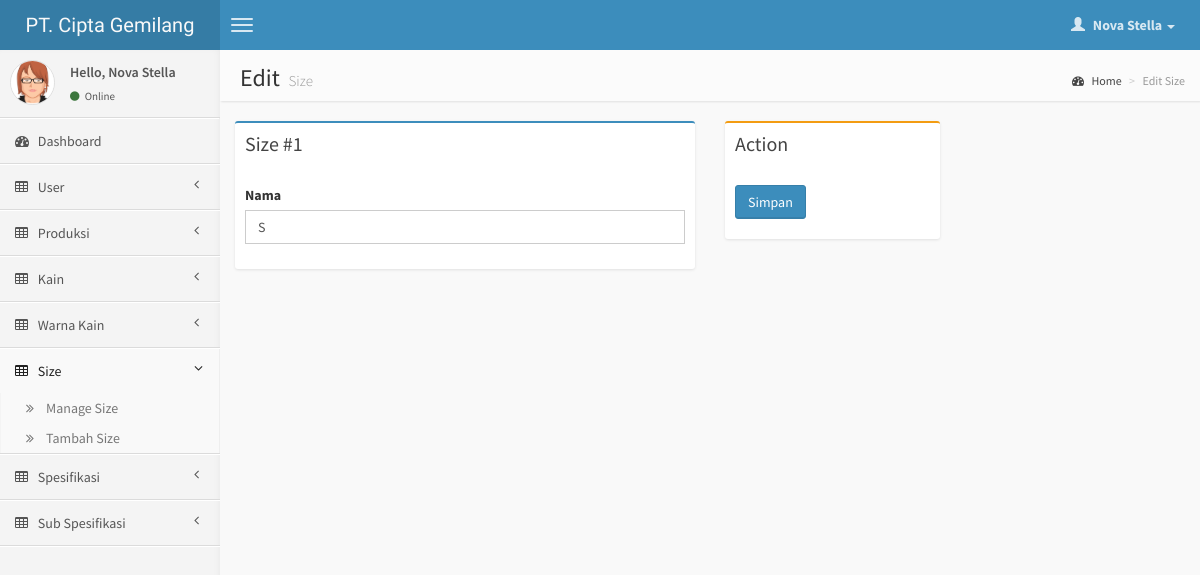
Screenshot of /page/size/edit.php?id=1 (signed in) with the database file from the repository.
### tables this page shows
CREATE TABLE IF NOT EXISTS `user` (
  `id_user` int(11) NOT NULL AUTO_INCREMENT,
  `nama` varchar(100) NOT NULL,
  `username` varchar(15) NOT NULL,
  `password` varchar(255) NOT NULL,
  `level` int(11) NOT NULL,
  `date_created` date NOT NULL,
  PRIMARY KEY (`id_user`)
);

CREATE TABLE IF NOT EXISTS `sizes` (
  `id_size` int(11) NOT NULL AUTO_INCREMENT,
  `size` varchar(50) NOT NULL,
  PRIMARY KEY (`id_size`)
);

### function.php (called while the page is built, shortened)
<?php
	function getUserInfo($field){
		if(isset($_SESSION['id_user'])){
			$q = mysql_query("select * from user where id_user='$_SESSION[id_user]'");
			$data = mysql_fetch_array($q);
			return $data[$field];
		}
		return false;
	}
?>

### page/size/edit.php (the view, shortened to what this page needs)
<?php $pageTitle = 'Edit Size'; $pageActive = 'size'; ?>
<?php include '../header.php'; ?>
<section class="content-header">
    <h1>
        Edit
        <small>Size</small>
    </h1>
    <ol class="breadcrumb">
        <li><a href="#"><i class="fa fa-dashboard"></i> Home</a></li>
        <li class="active">Edit Size</li>
    </ol>
</section>
<section class="content">
	<?php if(isset($_GET['id'])){ ?>
		<?php
			$id = $_GET['id'];
			$sql = mysql_query("SELECT * FROM sizes WHERE id_size=$id");
			$data = mysql_fetch_array($sql);
		?>
		<form role="form" action="proses_edit.php" method="post">
			<div class="row">
				<div class="col-md-6">
					<div class="box box-primary">
						<div class="box-header">
							<h3 class="box-title">Size #<?php echo $data['id_size']; ?></h3>
						</div>
						<div class="box-body">
							<div class="form-group">
								<label>Nama</label>
								<input type="text" class="form-control" name="fm[size]" value="<?php echo $data['size']; ?>">
							</div>
						</div>
					</div>
				</div>
				<div class="col-md-3">
					<div class="box box-warning">
						<div class="box-header">
							<h3 class="box-title">Action</h3>
						</div>
						<div class="box-body">
							<p>
								<button type="submit" class="btn btn-primary">Simpan</button>
							</p>
						</div>
					</div>
				</div>
			</div>
		</form>
	<?php } else { ?>
		<?php include '../404.php'; ?>
	<?php } ?>
</section>
<?php include '../footer.php'; ?>

### page/header.php (shortened to what this page needs)
<?php require('../../config/config.php'); require("../../config/session.php"); require("../../function.php");  ?>
<!DOCTYPE html>
<html>
    <head>
        <link href="<?php echo DOMAIN; ?>/css/bootstrap.min.css" rel="stylesheet" type="text/css" />
        <link href="<?php echo DOMAIN; ?>/css/font-awesome.min.css" rel="stylesheet" type="text/css" />
        <link href="<?php echo DOMAIN; ?>/css/ionicons.min.css" rel="stylesheet" type="text/css" />
        <link href="<?php echo DOMAIN; ?>/css/morris/morris.css" rel="stylesheet" type="text/css" />
        <link href="<?php echo DOMAIN; ?>/css/jvectormap/jquery-jvectormap-1.2.2.css" rel="stylesheet" type="text/css" />
        <link href="<?php echo DOMAIN; ?>/css/fullcalendar/fullcalendar.css" rel="stylesheet" type="text/css" />
        <link href="<?php echo DOMAIN; ?>/css/daterangepicker/daterangepicker-bs3.css" rel="stylesheet" type="text/css" />
        <link href="<?php echo DOMAIN; ?>/css/bootstrap-wysihtml5/bootstrap3-wysihtml5.min.css" rel="stylesheet" type="text/css" />
        <link href="../../css/datatables/dataTables.bootstrap.css" rel="stylesheet" type="text/css" />
        <link href="<?php echo DOMAIN; ?>/css/AdminLTE.css" rel="stylesheet" type="text/css" />
    </head>
    <body class="skin-blue">
        <header class="header">
            <a href="index.html" class="logo">
                PT. Cipta Gemilang
            </a>
            <nav class="navbar navbar-static-top" role="navigation">
                <a href="#" class="navbar-btn sidebar-toggle" data-toggle="offcanvas" role="button">
                    <span class="icon-bar"></span>
                    <span class="icon-bar"></span>
                    <span class="icon-bar"></span>
                </a>
                <div class="navbar-right">
                    <ul class="nav navbar-nav">
                        <li class="dropdown user user-menu">
                            <a href="#" class="dropdown-toggle" data-toggle="dropdown">
                                <i class="glyphicon glyphicon-user"></i>
                                <span><?php echo getUserInfo('nama'); ?> <i class="caret"></i></span>
                            </a>
                        </li>
                    </ul>
                </div>
            </nav>
        </header>
        <div class="wrapper row-offcanvas row-offcanvas-left">
            <aside class="left-side sidebar-offcanvas">
                <section class="sidebar">
                    <div class="user-panel">
                        <div class="pull-left image">
                            <img src="<?php echo DOMAIN; ?>/img/avatar3.png" class="img-circle" alt="User Image" />
                        </div>
                        <div class="pull-left info">
                            <p>Hello, <?php echo getUserInfo('nama'); ?></p>
                            <a href="#"><i class="fa fa-circle text-success"></i> Online</a>
                        </div>
                    </div>
                    <ul class="sidebar-menu">
                        <li <?php if($pageActive == 'dashboard'): ?>class="active"<?php endif; ?> >
                            <a href="<?php echo DOMAIN; ?>">
                                <i class="fa fa-dashboard"></i> <span>Dashboard</span>
                            </a>
                        </li>
                        <?php if($_SESSION['level'] == 1): ?>
                        <li class="treeview <?php if($pageActive == 'user'): ?>active<?php endif; ?>">
                            <a href="#">
                                <i class="fa fa-table"></i> <span>User</span>
                                <i class="fa fa-angle-left pull-right"></i>
                            </a>
                        </li>
                        <?php endif; ?>
                        <li class="treeview <?php if($pageActive == 'produksi'): ?>active<?php endif; ?>">
                            <a href="#">
                                <i class="fa fa-table"></i> <span>Produksi</span>
                                <i class="fa fa-angle-left pull-right"></i>
                            </a>
                        </li>
                        <?php if($_SESSION['level'] == 1 || $_SESSION['level'] == 2): ?>
                        <li class="treeview <?php if($pageActive == 'kain'): ?>active<?php endif; ?>">
                            <a href="#">
                                <i class="fa fa-table"></i> <span>Kain</span>
                                <i class="fa fa-angle-left pull-right"></i>
                            </a>
                        </li>
                        <li class="treeview <?php if($pageActive == 'warna'): ?>active<?php endif; ?>">
                            <a href="#">
                                <i class="fa fa-table"></i> <span>Warna Kain</span>
                                <i class="fa fa-angle-left pull-right"></i>
                            </a>
                        </li>
                        <li class="treeview <?php if($pageActive == 'size'): ?>active<?php endif; ?>">
                            <a href="#">
                                <i class="fa fa-table"></i> <span>Size</span>
                                <i class="fa fa-angle-left pull-right"></i>
                            </a>
                            <ul class="treeview-menu">
                                <li><a href="<?php echo DOMAIN; ?>/page/size" ><i class="fa fa-angle-double-right"></i>Manage Size</a></li>
                                <li><a href="<?php echo DOMAIN; ?>/page/size/input.php"><i class="fa fa-angle-double-right"></i>Tambah Size</a></li>
                            </ul>
                        </li>
                        <li class="treeview <?php if($pageActive == 'spesifikasi'): ?>active<?php endif; ?>">
                            <a href="#">
                                <i class="fa fa-table"></i> <span>Spesifikasi</span>
                                <i class="fa fa-angle-left pull-right"></i>
                            </a>
                        </li>
                        <li class="treeview <?php if($pageActive == 'sub_spesifikasi'): ?>active<?php endif; ?>">
                            <a href="#">
                                <i class="fa fa-table"></i> <span>Sub Spesifikasi</span>
                                <i class="fa fa-angle-left pull-right"></i>
                            </a>
                        </li>
                        <?php endif; ?>
                    </ul>
                </section>
            </aside>
            <aside class="right-side">

### rows the page displays
user: nama "Nova Stella"
sizes: id_size "1", size "S"
